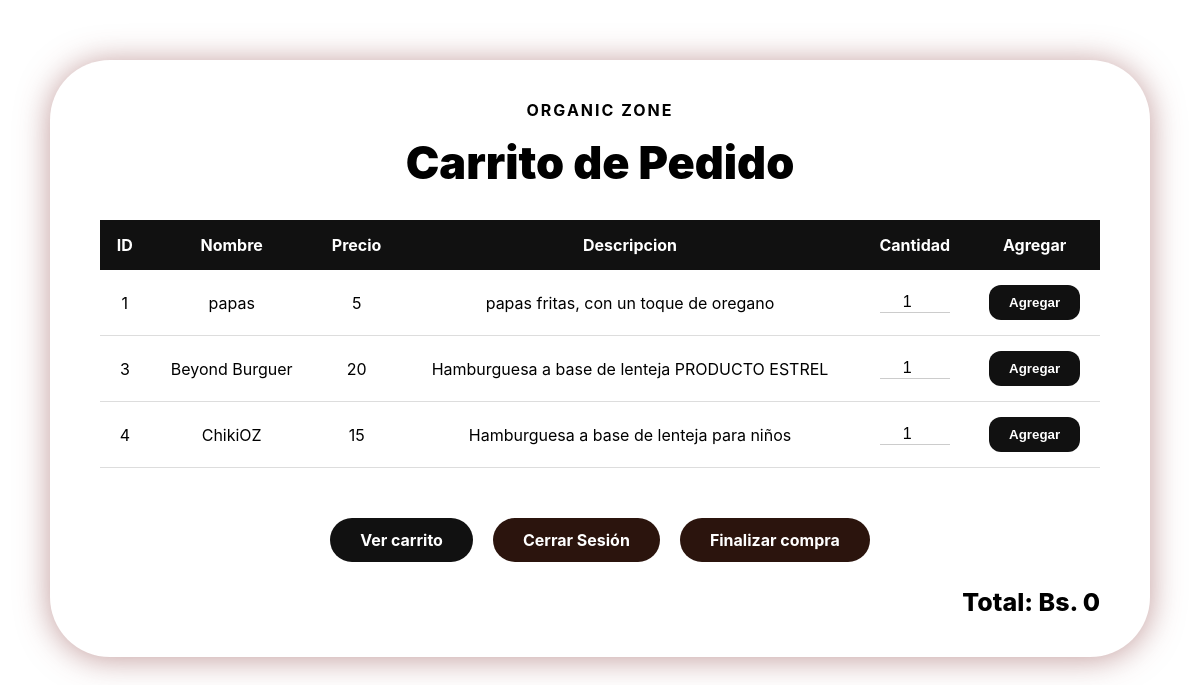
Page /Pedidos/leercarrito.php?pedidos_id=1 on the committed database.
### tables this page shows
CREATE TABLE IF NOT EXISTS `productos` (
  `id` INT NOT NULL AUTO_INCREMENT,
  `nombre` VARCHAR(45) NULL,
  `descripcion` VARCHAR(45) NULL,
  `precio` INT NULL,
  `costo` INT NULL,
  `stock` INT NULL,
  PRIMARY KEY (`id`));

### Pedidos/leercarrito.php (the view, shortened to what this page needs)
<?php
$servidor = "localhost";
$usuario = "root";
$contrasena = "";
$bd = "organiczoneBD";
$conn = new mysqli($servidor, $usuario, $contrasena, $bd);
$idPedido = isset($_GET['pedidos_id']) ? $_GET['pedidos_id'] : 0;
?>
<?php
$sql = "SELECT * FROM productos";
$resultado = $conn->query($sql);
$sqlTotal = "SELECT SUM(costototal) FROM carrito
WHERE pedidos_id='$idPedido' ";
$resultadoTotal=$conn->query($sqlTotal);
$res=$resultadoTotal ->fetch_assoc();
$total = $res['SUM(costototal)'];
if($total == NULL){
    $total = 0;
}
echo "<div class='caja'>";
echo "<div class='marca'>
ORGANIC ZONE
</div>";
echo "<div class='titulo'>
Carrito de Pedido
</div>";
echo "<table>";
echo "<tr>
    <th>ID</th>
    <th>Nombre</th>
    <th>Precio</th>
    <th>Descripcion</th>
    <th>Cantidad</th>
    <th>Agregar</th>
    </tr>";
while($fila = $resultado->fetch_assoc()){
    echo "<tr>";
    echo "<form action='crearcarrito.php' method='POST'>";
    echo "<td>".$fila['id']."</td>";
    echo "<td>".$fila['nombre']."</td>";
    echo "<td>".$fila['precio']."</td>";
    echo "<td>".$fila['descripcion']."</td>";
echo "<td>
            <input
                type='number'
                name='cantidad'
                value='1'
                min='1'>
          </td>";
echo "<td>
            <input
                type='submit'
                value='Agregar'>
          </td>";
echo "</tr>";
}
echo "</table>";
echo "<br>";
echo "<div class='botones'>
<a class='boton-ver' href='mostrarcarrito.php?pedidos_id=".$idPedido."'>
    Ver carrito
</a>
<a class='boton-cerrar' href='../Usuarios/cerrarse.php'>
    Cerrar Sesión
</a>
<a class='boton-cerrar' href='../Pedidos/leerpedido.php?id=".$idPedido."'>
    Finalizar compra
</a>
</div>";
echo "
<div class='total'>
Total: Bs. $total
</div>
";
echo "</div>";
?>

### Pedidos/leercarrito.php (style rules this page uses)
.caja { background:white; max-width:1000px; margin:60px auto; padding:40px 50px; border-radius:60px; box-shadow:0 2px 32px rgba(139,66,66,.53); }
.marca { text-align:center; font-weight:700; letter-spacing:2px; margin-bottom:15px; }
.titulo { text-align:center; font-size:45px; font-weight:900; margin-bottom:30px; }
table { width:100%; border-collapse:collapse; }
th { background:#111; color:white; padding:15px; }
td { padding:15px; text-align:center; border-bottom:1px solid #ddd; }
input[type="number"] { width:70px; border:none; border-bottom:1px solid #ccc; outline:none; text-align:center; font-size:16px; }
input[type="submit"] { background:#111; color:white; border:none; border-radius:12px; padding:10px 20px; cursor:pointer; font-weight:600; }
.total { text-align:right; font-size:25px; font-weight:800; margin-top:25px; }
.botones { display:flex; justify-content:center; gap:20px; margin-top:30px; }
.botones a { text-decoration:none; padding:12px 30px; border-radius:25px; font-weight:700; transition:.2s; }
.boton-ver { background:#111; color:white; }
.boton-cerrar { background:#2B140D; color:white; }

### rows in the picture
productos: id "1", nombre "papas", precio "5", descripcion "papas fritas, con un toque de oregano"
productos: id "3", nombre "Beyond Burguer", precio "20", descripcion "Hamburguesa a base de lenteja PRODUCTO ESTREL"
productos: id "4", nombre "ChikiOZ", precio "15", descripcion "Hamburguesa a base de lenteja para niños"

### other values in the picture
$total "0"
